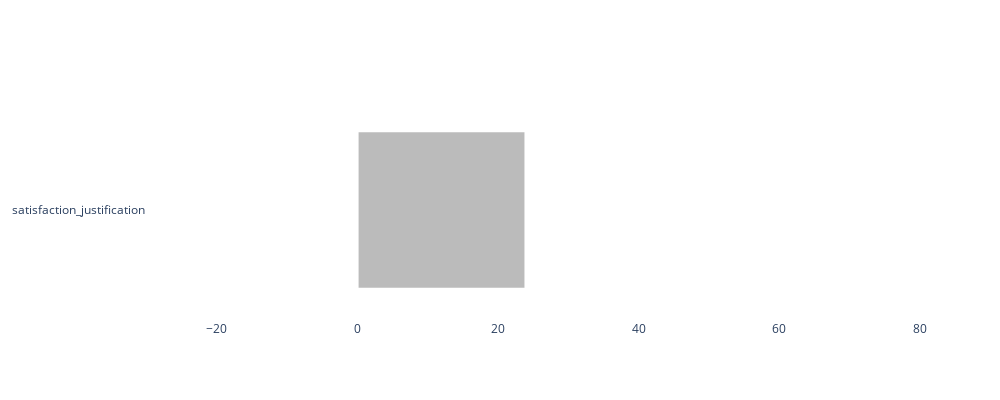

Here is the notebook cell this chart was saved with:
### Code cell
centered_likert_plot(df_opinion, palette_right=['Gray'], right_columns=['Neutral'], xaxis_range=[-30, 80], output_file="report_plots/satisfaction_neutral_assurance.svg")

### Figure 1 — Plotly figure (JSON) as saved in the notebook; plotly's stock layout.template omitted (floating-point values rounded to 4 significant figures)
{"data": [{"hovertemplate": "%{y}: %{x}", "marker": {"color": "#BBBBBB", "line": {"color": "white", "width": 3}}, "name": "Neutral", "orientation": "h", "type": "bar", "x": [24], "y": ["satisfaction_justification"]}], "layout": {"bargap": 0.2, "bargroupgap": 0.1, "barmode": "relative", "font": {"size": 12}, "height": 400, "legend": {"orientation": "h", "x": -0.05, "y": 1.1}, "paper_bgcolor": "white", "plot_bgcolor": "white", "width": 1000, "xaxis": {"range": [-30, 80], "showgrid": false}, "yaxis": {"autorange": "reversed", "showgrid": false}}}
